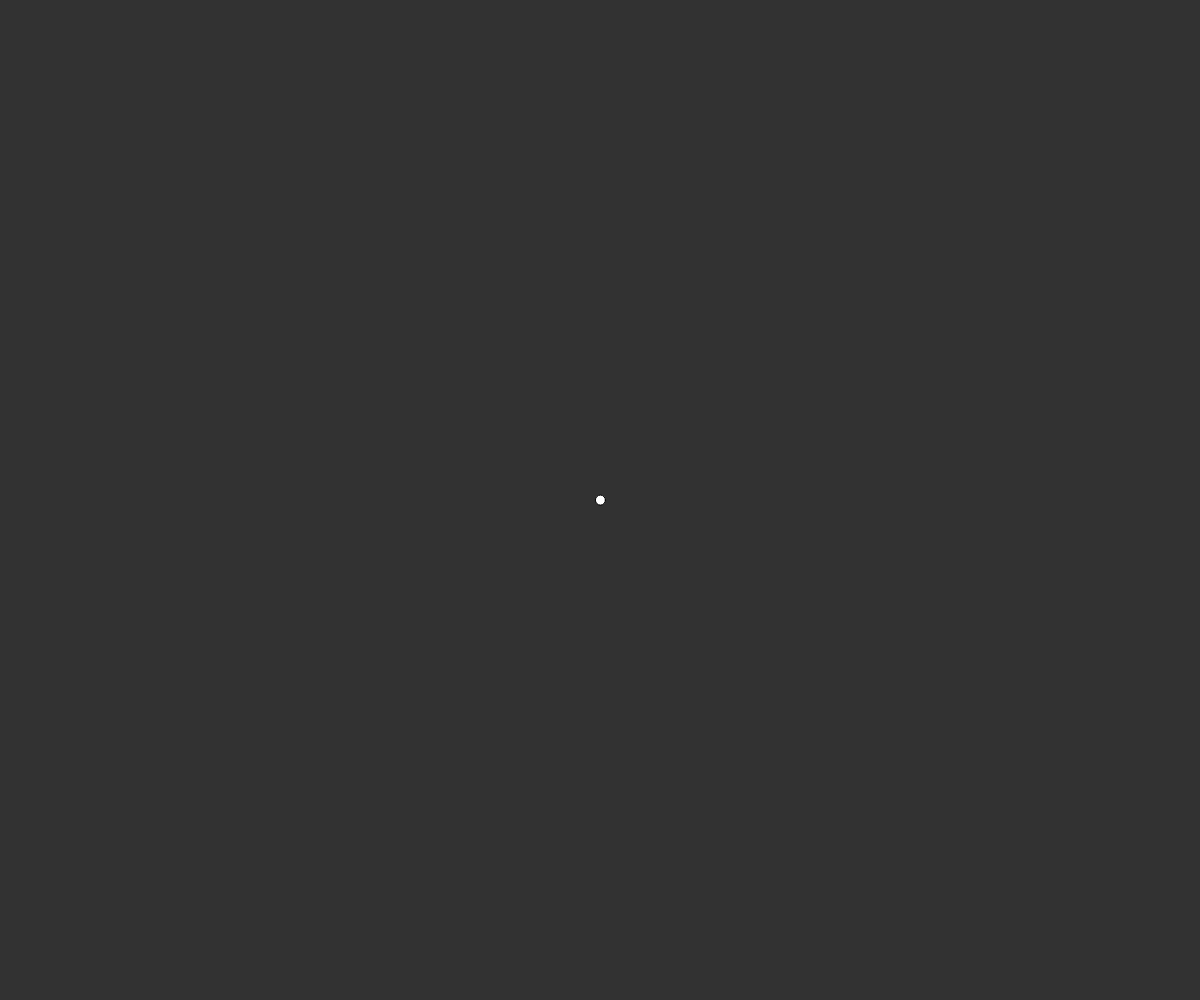
Frame 1 (no input)
Frame 60 (no input): blank canvas, image omitted
Frame 120 (the mouse pressed at the canvas centre since frame 60): blank canvas, image omitted

The p5.js sketch that drew this single still picture (run headless with seeded random() and noise() and a simulated clock; from frame 60 on, the mouse is pressed at the canvas centre):

// p5.js sketch
// ── sketch.js
let ball;

function setup() {
  createCanvas(windowWidth, windowHeight);
  background(50);
  ball = new Ball(0, 0);
}




function draw() {
  translate(width/2, height/2)
  background(50);
  ball.run();
}


// ── ball.js
class Ball {
  constructor(x, y) {
    this.acceleration = createVector(0, 0.1);
    this.velocity = createVector(random(-1,1), 0);
    this.position = createVector(x, y);
    this.r = 0.0;
    this.maxspeed = 20; // Maximum speed
    this.maxforce = 0.5; // Maximum steering force
    this.path = [];
    this.dist = 0;
  }

  run() {
    this.update();
    this.borders();
    this.render();
  }

  applyForce(force) {
    // We could add mass here if we want A = F / M
    this.acceleration.add(force);
  }

  // Method to update location
  update() {
    this.velocity.add(this.acceleration);
    // Limit speed
    // this.velocity.limit(this.maxspeed);
    this.position.add(this.velocity);
    // Reset accelertion to 0 each cycle
    // this.acceleration.mult(0);
    // this.path.push({ x: this.position.x, y: this.position.y });
    // if (this.path.length > 100) {
    //   // this.path.shift();
    // }
  }
  // Wraparound
  borders() {
    if (this.position.mag() >= 100) {
      // this.velocity.mult(0.95)
      // this.velocity.setHeading(-this.position.heading())
      this.velocity.mult(-1)
    }
    if(this.position.y > 102){
      this.position.y = 0
      this.velocity = createVector(random(-1, 1), random(-1, 1));
      
    }
  }

  randomise(){
    this.velocity = createVector(random(-1, 1), random(-1, 1));
    this.position = createVector(random(width), random(height));
    this.path = []
  }

  render() {
    // for (let i = 1; i < this.path.length; i++) {
    //   let b = this.path[i];
    //   let c = this.path[i - 1];
    //   line(b.x, b.y, c.x, c.y);
    // }
    // stroke(map(this.dist, 255, 0, 0, width/2))
    ellipse(this.position.x, this.position.y,10);
    // console.log(this.position, this.position.mag())
  }
}
